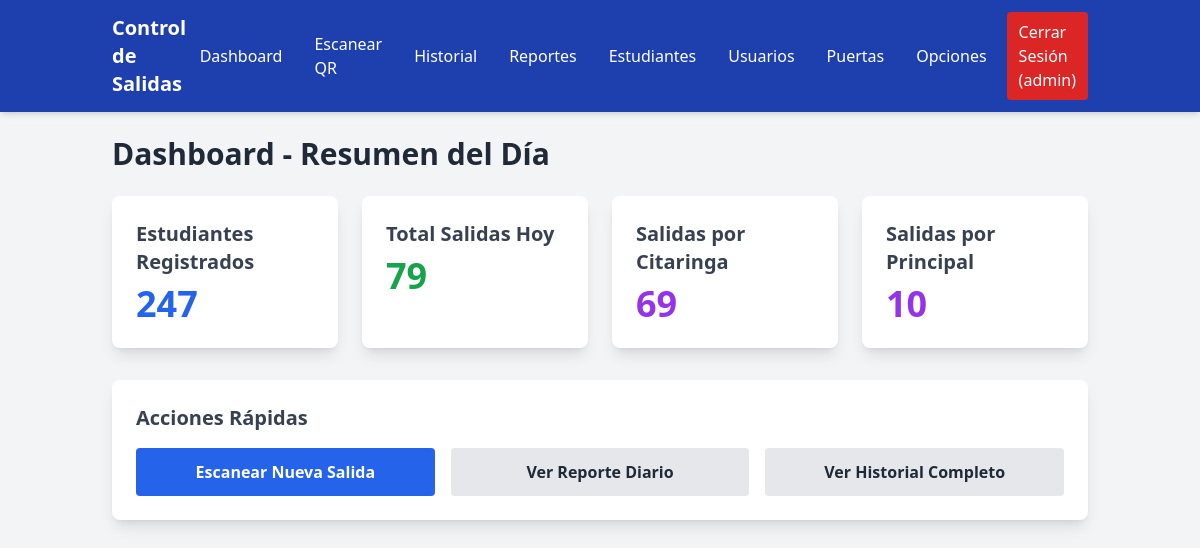
The page / (signed in) on the database its author committed.
### app/models.py (models this page shows, shortened)
class User(UserMixin, db.Model):
    __tablename__ = 'users'
    id = db.Column(db.Integer, primary_key=True)
    username = db.Column(db.String(80), unique=True, nullable=False)
    password_hash = db.Column(db.String(256), nullable=False)
    role = db.Column(db.Enum(Role), default=Role.OPERATOR, nullable=False)
    created_at = db.Column(db.DateTime, default=datetime.utcnow)

class Door(db.Model):
    __tablename__ = 'doors'
    id = db.Column(db.Integer, primary_key=True)
    name = db.Column(db.String(50), unique=True, nullable=False)
    is_active = db.Column(db.Boolean, default=True, nullable=False)

### app/routes.py (the view)
@bp.route('/')
@login_required
def dashboard():
    try:
        local_tz = pytz.timezone(current_app.config.get('LOCAL_TIMEZONE', 'UTC'))
    except pytz.UnknownTimeZoneError:
        local_tz = pytz.utc
    today_local = datetime.now(local_tz).date()
    start_of_day_local = local_tz.localize(datetime.combine(today_local, time.min))
    end_of_day_local = local_tz.localize(datetime.combine(today_local, time.max))
    start_of_day_utc = start_of_day_local.astimezone(pytz.utc)
    end_of_day_utc = end_of_day_local.astimezone(pytz.utc)
    exits_by_door = db.session.query(
        Door.name,
        func.count(Exit.id)
    ).join(Door, Exit.door_id == Door.id).filter(
        Exit.timestamp >= start_of_day_utc,
        Exit.timestamp <= end_of_day_utc
    ).group_by(Door.name).all()
    daily_stats = {door_name: count for door_name, count in exits_by_door}
    total_exits_today = sum(daily_stats.values())
    student_count = Student.query.count()
    return render_template(
        'main/dashboard.html',
        student_count=student_count,
        total_exits_today=total_exits_today,
        daily_stats=daily_stats
    )

### app/templates/main/dashboard.html (shortened to what this page needs)
{% extends "base.html" %}
{% block content %}
<h1 class="text-3xl font-bold text-gray-800 mb-6">Dashboard - Resumen del Día</h1>
<div class="grid grid-cols-1 md:grid-cols-2 lg:grid-cols-4 gap-6">
    <div class="bg-white p-6 rounded-lg shadow-lg">
        <h2 class="text-xl font-semibold text-gray-700">Estudiantes Registrados</h2>
        <p class="text-4xl font-bold text-blue-600 mt-2">{{ student_count }}</p>
    </div>
    <div class="bg-white p-6 rounded-lg shadow-lg">
        <h2 class="text-xl font-semibold text-gray-700">Total Salidas Hoy</h2>
        <p class="text-4xl font-bold text-green-600 mt-2">{{ total_exits_today }}</p>
    </div>
    {% for door_name, count in daily_stats.items() %}
    <div class="bg-white p-6 rounded-lg shadow-lg">
        <h2 class="text-xl font-semibold text-gray-700">Salidas por {{ door_name }}</h2>
        <p class="text-4xl font-bold text-purple-600 mt-2">{{ count }}</p>
    </div>
    {% endfor %}
</div>
<div class="mt-8 bg-white p-6 rounded-lg shadow-lg">
    <h2 class="text-xl font-semibold text-gray-700 mb-4">Acciones Rápidas</h2>
    <div class="flex flex-col sm:flex-row sm:space-x-4 space-y-3 sm:space-y-0">
        <a href="{{ url_for('routes.scan') }}" class="flex-1 text-center bg-blue-600 text-white font-bold py-3 px-4 rounded hover:bg-blue-700 transition duration-300">
            Escanear Nueva Salida
        </a>
        <a href="{{ url_for('routes.daily_report') }}" class="flex-1 text-center bg-gray-200 text-gray-800 font-bold py-3 px-4 rounded hover:bg-gray-300 transition duration-300">
            Ver Reporte Diario
        </a>
        <a href="{{ url_for('routes.list_exits') }}" class="flex-1 text-center bg-gray-200 text-gray-800 font-bold py-3 px-4 rounded hover:bg-gray-300 transition duration-300">
            Ver Historial Completo
        </a>
    </div>
</div>
{% endblock %}

### app/templates/base.html (shortened to what this page needs)
<!DOCTYPE html>
<html lang="es">
<head>
    <script src="https://cdn.tailwindcss.com"></script>
</head>
<body class="bg-gray-100 font-sans">
    <nav x-data="{ open: false }" class="bg-blue-800 text-white shadow-md">
    <div class="container mx-auto px-6 py-3">
        <div class="flex justify-between items-center">
            <a href="{{ url_for('routes.dashboard') }}" class="text-xl font-bold">Control de Salidas</a>
<div class="hidden md:flex items-center space-x-2">
    {% if current_user.is_authenticated %}
        <a href="{{ url_for('routes.dashboard') }}" class="px-3 py-2 rounded hover:bg-blue-700">Dashboard</a>
        <a href="{{ url_for('routes.scan') }}" class="px-3 py-2 rounded hover:bg-blue-700">Escanear QR</a>
        <a href="{{ url_for('routes.list_exits') }}" class="px-3 py-2 rounded hover:bg-blue-700">Historial</a>
        <a href="{{ url_for('routes.daily_report') }}" class="px-3 py-2 rounded hover:bg-blue-700">Reportes</a>
        {% if current_user.role.value == 'admin' %}
            <a href="{{ url_for('routes.list_students') }}" class="px-3 py-2 rounded hover:bg-blue-700">Estudiantes</a>
            <a href="{{ url_for('routes.list_users') }}" class="px-3 py-2 rounded hover:bg-blue-700">Usuarios</a>
            <a href="{{ url_for('routes.list_doors') }}" class="px-3 py-2 rounded hover:bg-blue-700">Puertas</a>
            <a href="{{ url_for('routes.app_settings') }}" class="px-3 py-2 rounded hover:bg-blue-700">Opciones</a>
        {% endif %}
        <a href="{{ url_for('routes.logout') }}" class="px-3 py-2 rounded bg-red-600 hover:bg-red-700">Cerrar Sesión ({{ current_user.username }})</a>
    {% else %}
        <a href="{{ url_for('routes.login') }}" class="px-3 py-2 rounded hover:bg-blue-700">Iniciar Sesión</a>
    {% endif %}
</div>
        </div>
    </div>
    </nav>
    <main class="container mx-auto mt-6 px-6">
        {% block content %}{% endblock %}
    </main>
</body>
</html>

### rows shown on the page
User: username "admin"
Door: name "Citaringa", count "69"
Door: name "Principal", count "10"

### other values the page prints
{{ student_count }} "247"
{{ total_exits_today }} "79"
